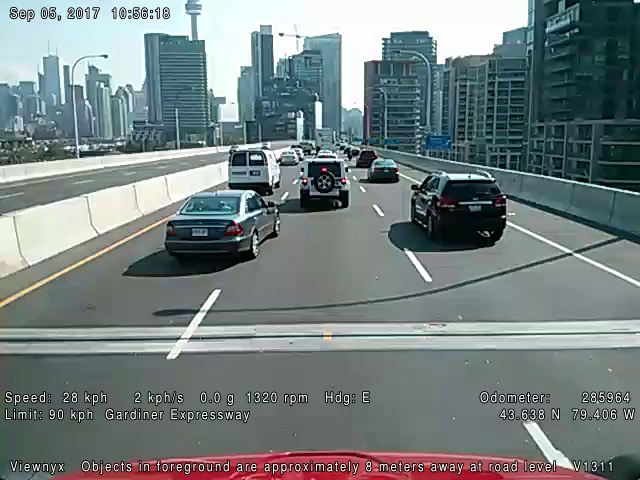
//> input picture src/Car_Detector/images/0000000000.jpg, 640 x 480 px
$ ./histogramTracking   (built with g++ and OpenCV 4)
//> lines starting //> are read from the running program, lines starting //| are printed output that depends on the picture; after the words box and inside, x2 and y2 are one past the last pixel; in counts of white or black regions, pixels touching at a corner belong together
### src/Car_Detector/histogram.h
// [17 lines of licence text are left out]

#if !defined HISTOGRAM
#define HISTOGRAM

#include <opencv2/core.hpp>
#include <opencv2/imgproc.hpp>

// To create histograms of gray-level images
class Histogram1D {

  private:

    int histSize[1];         // number of bins in histogram
	float hranges[2];        // range of values
    const float* ranges[1];  // pointer to the different value ranges
    int channels[1];         // channel number to be examined

  public:

	Histogram1D() {

		// Prepare default arguments for 1D histogram
		histSize[0]= 256;   // 256 bins
		hranges[0]= 0.0;    // from 0 (inclusive)
		hranges[1]= 256.0;  // to 256 (exclusive)
		ranges[0]= hranges;
		channels[0]= 0;     // we look at channel 0
	}

	// Sets the channel on which histogram will be calculated.
	// By default it is channel 0.
	// [30 lines left out: functions setChannel, getChannel, setRange, getMinValue, getMaxValue, not called in this run]

	// Sets the number of bins in histogram.
	// By default it is 256.
	void setNBins(int nbins) {

		histSize[0]= nbins;
	}

	// Gets the number of bins in histogram.
	// [4 lines left out: function getNBins, not called in this run]

	// Computes the 1D histogram.
	cv::Mat getHistogram(const cv::Mat &image) {

		cv::Mat hist;

		// Compute 1D histogram with calcHist
		cv::calcHist(&image,
			1,			// histogram of 1 image only
			channels,	// the channel used
			cv::Mat(),	// no mask is used
			hist,		// the resulting histogram
			1,			// it is a 1D histogram
			histSize,	// number of bins
			ranges		// pixel value range
		);

		return hist;
	}


    // Computes the 1D histogram and returns an image of it.
	cv::Mat getHistogramImage(const cv::Mat &image, int zoom = 1){

		// Compute histogram first
		cv::Mat hist = getHistogram(image);

		// Creates image
        return Histogram1D::getImageOfHistogram(hist, zoom);
	}

    // Stretches the source image using min number of count in bins.
    // [82 lines left out: functions stretch, stretch, not called in this run]

    // static methods

    // Create an image representing a histogram
    static cv::Mat getImageOfHistogram(const cv::Mat &hist, int zoom) {

        // Get min and max bin values
        double maxVal = 0;
        double minVal = 0;
        cv::minMaxLoc(hist, &minVal, &maxVal, 0, 0);

        // get histogram size
        int histSize = hist.rows;

        // Square image on which to display histogram
        cv::Mat histImg(histSize*zoom, histSize*zoom, CV_8U, cv::Scalar(255));

        // set highest point at 90% of nbins (i.e. image height)
        int hpt = static_cast<int>(0.9*histSize);

        // Draw vertical line for each bin
        for (int h = 0; h < histSize; h++) {

            float binVal = hist.at<float>(h);
            if (binVal>0) {
                int intensity = static_cast<int>(binVal*hpt / maxVal);
                cv::line(histImg, cv::Point(h*zoom, histSize*zoom),
                    cv::Point(h*zoom, (histSize - intensity)*zoom), cv::Scalar(0), zoom);
            }
        }

        return histImg;
    }

    // Equalizes the source image.
    // [42 lines left out: functions equalize, applyLookUp, applyLookUpWithIterator, not called in this run]
};


#endif

### src/Car_Detector/histogramTracking.cpp
#include <iostream>

#include <opencv2/core.hpp>
#include <opencv2/highgui.hpp>
#include <opencv2/imgproc.hpp>

#include <vector>

#include "histogram.h"

int main(){

  // read the first image as a grayscale image
	cv::Mat image0 =  cv::imread("images/0000000000.jpg", 0);
//> image0: 480 rows x 640 cols, CV_8UC1; min 0, max 255, mean 125

  // define image ROI around car black suv
  int xo=411, yo=170;
	int width=100, height=71;
	cv::Mat image0ROI(image0, cv::Rect(xo,yo,width,height));// ROI size
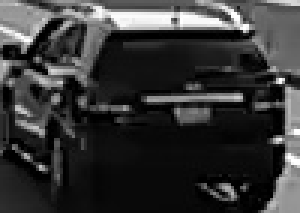
//> image0ROI: 71 rows x 100 cols, CV_8UC1 (shown 3 times larger); min 0, max 255, mean 53.8

  // histogram of 16 bins
	Histogram1D h;
	h.setNBins(16);
	// compute histogram over image roi
	cv::Mat refHistogram= h.getHistogram(image0ROI);
//> in getHistogram, `cv::calcHist(&image, 1, channels, cv::Mat(), hist, 1, histSize, ranges..`: hist = [2789, 1262, 521, 272, 284, 308, 408, 213, 203, 321, 136, 97, 49, 61, 44, 132]
//> refHistogram has the same summary as hist in getHistogram

  cv::namedWindow("Reference Histogram");
	cv::imshow("Reference Histogram",h.getHistogramImage(image0ROI,16));
//> in getImageOfHistogram, `cv::minMaxLoc(hist, &minVal, &maxVal, 0, 0);`: minVal = 44; maxVal = 2789
//> the loop in getImageOfHistogram, `for (int h = 0; h < histSize; h++)` made 16 passes
//> (binVal, intensity) on passes 1 to 12: (2789, 14), (1262, 6), (521, 2), (272, 1), (284, 1), (308, 1), (408, 2), (213, 1), (203, 1), (321, 1), (136, 0), (97, 0)
//> after the loop in getImageOfHistogram, `for (int h = 0; h < histSize; h++)`:
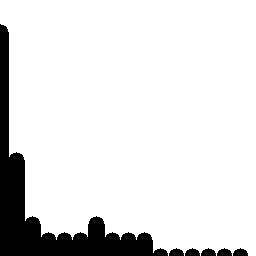
//> histImg: 256 rows x 256 cols, CV_8UC1; 88.5% white; 6 black regions, box (x1, y1, x2, y2) and area: (0, 24, 168, 256) 7077, (169, 248, 184, 256) 90, (185, 248, 200, 256) 90, (201, 248, 216, 256) 90, (217, 248, 232, 256) 90, (233, 248, 248, 256) 90

  // search in second image
	cv::Mat image1 = cv::imread("images/0000000001.jpg",0);
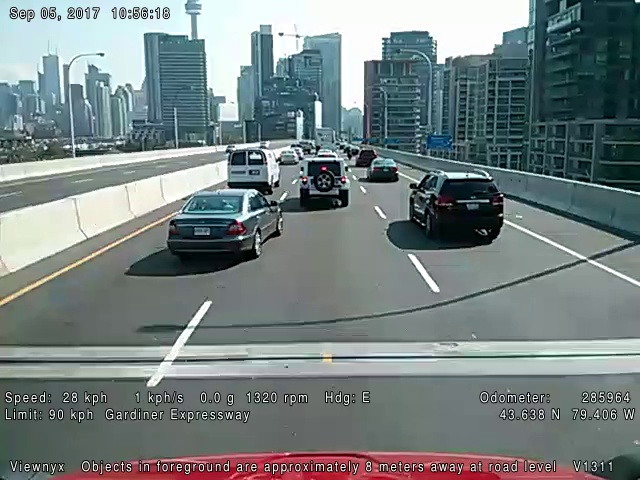
//> input picture src/Car_Detector/images/0000000001.jpg, 640 x 480 px
//> image1: 480 rows x 640 cols, CV_8UC1; min 0, max 255, mean 125.9
	if (!image1.data) return 0;

  cv::Mat image1ROI(image1, cv::Rect(xo,yo,width,height));
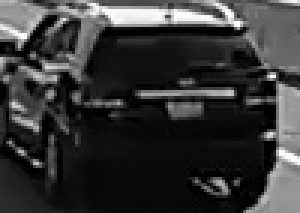
//> image1ROI: 71 rows x 100 cols, CV_8UC1 (shown 3 times larger); min 0, max 255, mean 54.1
  // compute histogram over image roi
	cv::Mat histogram= h.getHistogram(image1ROI);
//> histogram = [2800, 1217, 511, 291, 310, 265, 414, 224, 183, 359, 175, 98, 40, 42, 40, 131]

  cv::namedWindow("Image 1 Histogram");
	cv::imshow("Image 1 Histogram",h.getHistogramImage(image1ROI,16));
//> call 2 of getImageOfHistogram, with zoom = 16
//> in getImageOfHistogram (call 2), `cv::minMaxLoc(hist, &minVal, &maxVal, 0, 0);`: minVal = 40; maxVal = 2800
//> the loop in getImageOfHistogram (call 2), `for (int h = 0; h < histSize; h++)` made 16 passes
//> (binVal, intensity) on passes 1 to 12: (2800, 14), (1217, 6), (511, 2), (291, 1), (310, 1), (265, 1), (414, 2), (224, 1), (183, 0), (359, 1), (175, 0), (98, 0)
//> after the loop in getImageOfHistogram (call 2), `for (int h = 0; h < histSize; h++)`:
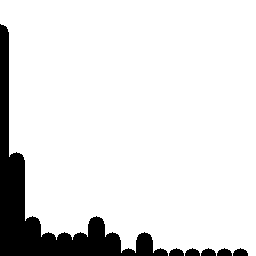
//> histImg: 256 rows x 256 cols, CV_8UC1; 88.9% white; 6 black regions, box (x1, y1, x2, y2) and area: (0, 24, 168, 256) 6837, (169, 248, 184, 256) 90, (185, 248, 200, 256) 90, (201, 248, 216, 256) 90, (217, 248, 232, 256) 90, (233, 248, 248, 256) 90

  double maxSimilarity=0.0;
	int xbest, ybest;
	// The car may have moved upwards but it must be ahead of the actual car
  // that is taking the pictures so we can assume that the height is only
  //gonna decrease towards height
  // for the horizontal line we are going to sweep the whole picture width
	for (int y=yo+height; y>=height; y--) {
		for (int x=0; x<image1.cols-width; x++) {

      //compute histogram of actual possibility
      cv::Mat roi(image1, cv::Rect(x,y,width,height));
      // compute histogram over image roi
    	histogram= h.getHistogram(roi);
			// compute distance with reference histogram
			double distance= cv::compareHist(refHistogram,histogram, cv::HISTCMP_INTERSECT);
			// find position of most similar histogram
			if (distance>maxSimilarity) {
				xbest= x;
				ybest= y;
				maxSimilarity= distance;
			}
		}
	}
//> this loop made 171 passes
//> (xbest, ybest, maxSimilarity) on passes 1 to 3: (142, 241, 3896), (142, 240, 3948), (154, 239, 4005)
//> after the loop, histogram = [109, 1510, 3188, 1422, 496, 271, 96, 8, 0, 0, 0, 0, 0, 0, 0, 0]; xbest = 410; ybest = 169; maxSimilarity = 6958

  std::cout << "Best solution= (" << xbest << "," << ybest << ")=" << maxSimilarity << std::endl;
//| Best solution= (410,169)=6958

  // draw a rectangle around target object
  cv::rectangle(image0,cv::Rect(xo,yo,width,height),0);
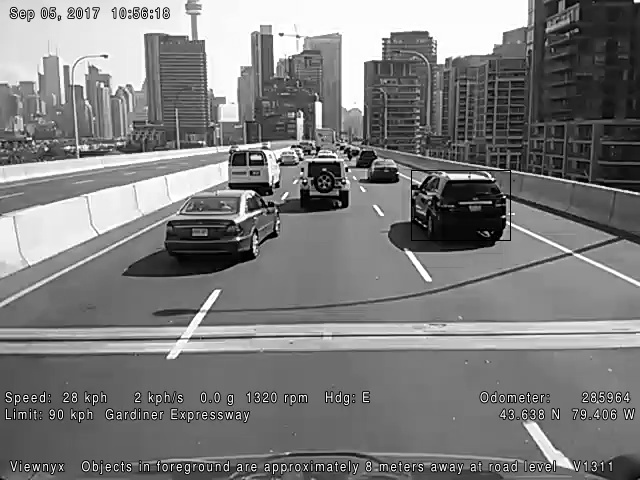
//> image0: 480 rows x 640 cols, CV_8UC1; min 0, max 255, mean 124.9
  cv::namedWindow("Initial Image");
  cv::imshow("Initial Image",image0);

  // draw rectangle at best location
  cv::rectangle(image1,cv::Rect(xbest,ybest,width,height),0);
  // draw rectangle around search area
  cv::rectangle(image1,cv::Rect(0,0,image1.cols,yo+height),255);
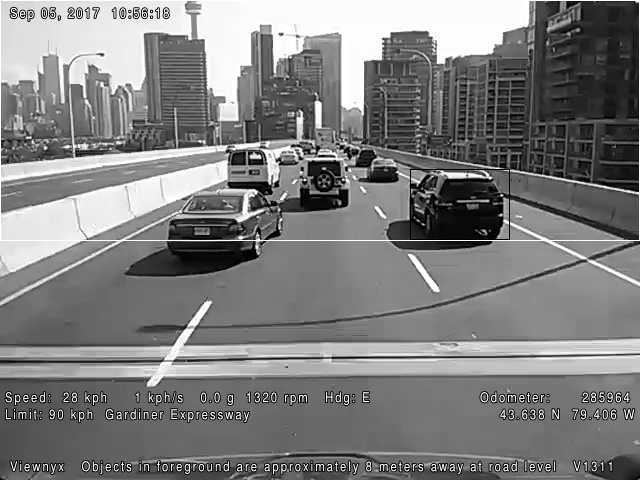
//> image1: 480 rows x 640 cols, CV_8UC1; min 0, max 255, mean 126.4
  cv::namedWindow("Object location");
  cv::imshow("Object location",image1);

  cv::waitKey();
}
